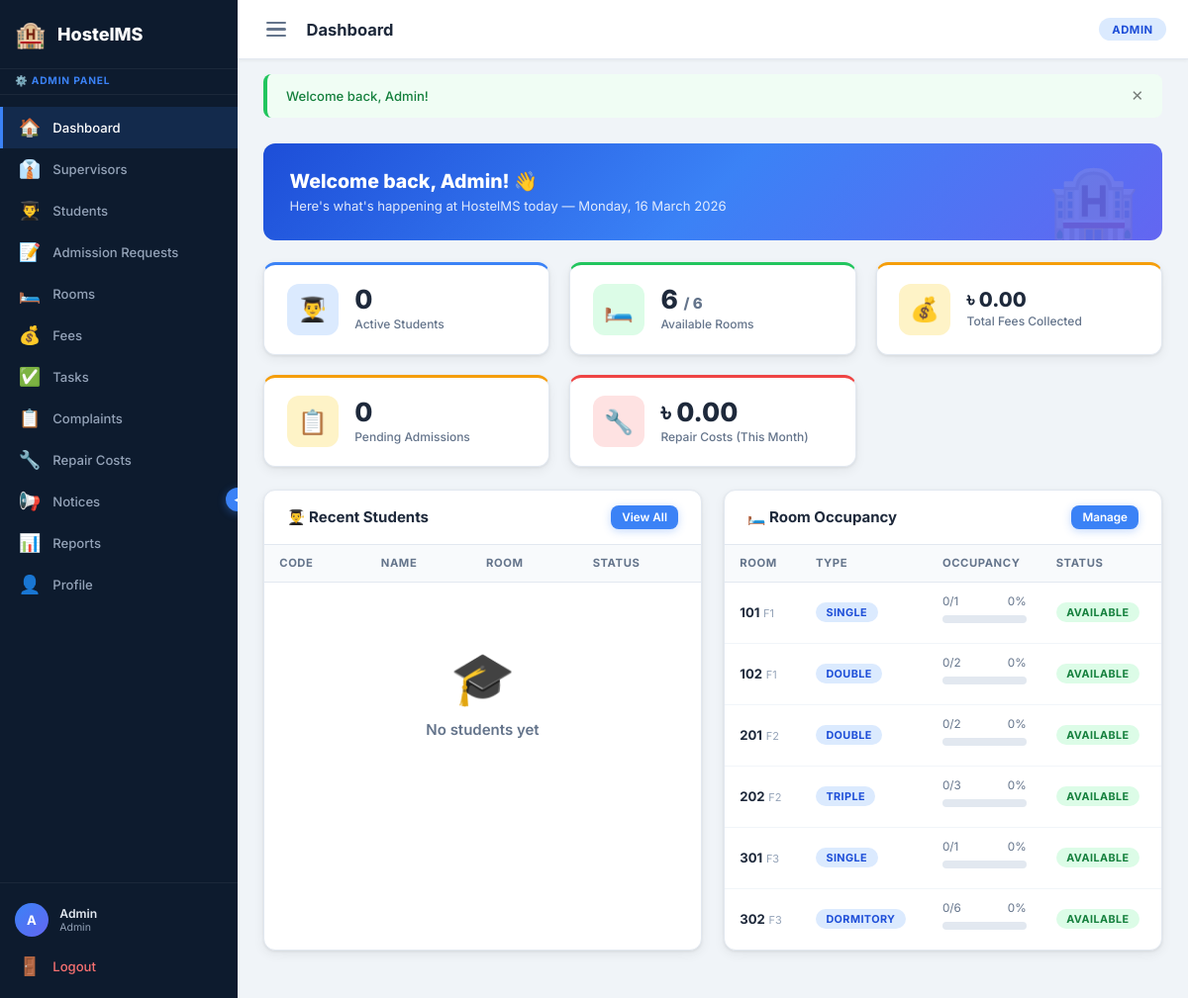
/dashboard.php (signed in), run on the app's committed database.
### tables this page shows
CREATE TABLE IF NOT EXISTS rooms (
    room_id      INT UNSIGNED   NOT NULL AUTO_INCREMENT,
    room_number  VARCHAR(20)    NOT NULL,
    floor        TINYINT        NOT NULL DEFAULT 1,
    type         ENUM('single','double','triple','dormitory') NOT NULL DEFAULT 'single',
    capacity     TINYINT        NOT NULL DEFAULT 1,
    occupied     TINYINT        NOT NULL DEFAULT 0,
    monthly_fee  DECIMAL(10,2)  NOT NULL DEFAULT 0.00,
    status       ENUM('available','full','maintenance') NOT NULL DEFAULT 'available',
    amenities    TEXT           DEFAULT NULL,
    created_at   DATETIME       NOT NULL DEFAULT CURRENT_TIMESTAMP,
    PRIMARY KEY (room_id),
    UNIQUE KEY uq_rooms_number (room_number)
);

### includes/functions.php (called while the page is built, shortened)
<?php
function getFlash(): ?array {
    if (isset($_SESSION['flash'])) {
        $flash = $_SESSION['flash'];
        return $flash;
    }
    return null;
}
function formatCurrency($amount): string {
    return '৳ ' . number_format((float)$amount, 2);
}
function e(?string $str): string {
    return htmlspecialchars((string)$str, ENT_QUOTES | ENT_HTML5, 'UTF-8');
}

### dashboard.php (the view, shortened to what this page needs)
<?php
$pageTitle = 'Dashboard';
require_once __DIR__ . '/includes/header.php';
$r = $conn->query("SELECT COUNT(*) AS cnt FROM students WHERE status = 'active'");
$totalStudents = (int)$r->fetch_assoc()['cnt'];
$r = $conn->query("SELECT COUNT(*) AS total, SUM(status = 'available') AS avail FROM rooms");
$roomRow = $r->fetch_assoc();
$totalRooms = (int)$roomRow['total'];
$availRooms = (int)$roomRow['avail'];
$r = $conn->query("SELECT COALESCE(SUM(amount), 0) AS total FROM fees WHERE status = 'paid'");
$totalFees = (float)$r->fetch_assoc()['total'];
$r = $conn->query("SELECT COUNT(*) AS cnt FROM admission_requests WHERE status = 'pending'");
$pendingAdmissions = (int)$r->fetch_assoc()['cnt'];
$r = $conn->query("SELECT COALESCE(SUM(amount), 0) AS total FROM repair_costs WHERE MONTH(repair_date) = MONTH(CURRENT_DATE()) AND YEAR(repair_date) = YEAR(CURRENT_DATE())");
$monthlyRepairCosts = (float)$r->fetch_assoc()['total'];
$recentStudents = $conn->query("
    SELECT s.student_code, s.name, s.status, s.created_at,
           COALESCE(r.room_number, '—') AS room_number
    FROM students s
    LEFT JOIN rooms r ON s.room_id = r.room_id
    ORDER BY s.created_at DESC
    LIMIT 5
");
$roomOccupancy = $conn->query("
    SELECT room_number, floor, type, capacity, occupied, status
    FROM rooms
    ORDER BY floor ASC, room_number ASC
");
function statusBadge(string $status): string {
    $map = [
        'active'      => 'success',
        'available'   => 'success',
        'checked_out' => 'secondary',
        'suspended'   => 'danger',
        'full'        => 'danger',
        'maintenance' => 'warning',
    ];
    $cls = $map[$status] ?? 'secondary';
    return '<span class="badge badge-' . $cls . '">' . ucfirst(str_replace('_', ' ', $status)) . '</span>';
}
?>
<div class="welcome-card">
    <h2>Welcome back, <?= e($_SESSION['name']) ?>! 👋</h2>
    <p>Here's what's happening at HostelMS today — <?= date('l, d F Y') ?></p>
</div>
<div class="stats-grid" style="grid-template-columns: repeat(3, 1fr); gap: 20px; margin-bottom: 20px;">
    <div class="stat-card stat-card-blue">
        <div class="stat-icon-box stat-icon-blue">👨‍🎓</div>
        <div class="stat-info">
            <div class="stat-value"><?= $totalStudents ?></div>
            <div class="stat-label">Active Students</div>
        </div>
    </div>
    <div class="stat-card stat-card-green">
        <div class="stat-icon-box stat-icon-green">🛏️</div>
        <div class="stat-info">
            <div class="stat-value"><?= $availRooms ?> <span style="font-size:1rem;color:#64748b;">/ <?= $totalRooms ?></span></div>
            <div class="stat-label">Available Rooms</div>
        </div>
    </div>
    <div class="stat-card stat-card-amber">
        <div class="stat-icon-box stat-icon-amber">💰</div>
        <div class="stat-info">
            <div class="stat-value" style="font-size:1.35rem;"><?= formatCurrency($totalFees) ?></div>
            <div class="stat-label">Total Fees Collected</div>
        </div>
    </div>
    <div class="stat-card stat-card-amber">
        <div class="stat-icon-box stat-icon-amber">📋</div>
        <div class="stat-info">
            <div class="stat-value"><?= $pendingAdmissions ?></div>
            <div class="stat-label">Pending Admissions</div>
        </div>
    </div>
    <div class="stat-card stat-card-red">
        <div class="stat-icon-box stat-icon-red">🔧</div>
        <div class="stat-info">
            <div class="stat-value"><?= formatCurrency($monthlyRepairCosts) ?></div>
            <div class="stat-label">Repair Costs (This Month)</div>
        </div>
    </div>
</div>
<div class="dashboard-grid">
    <div class="table-card">
        <div class="table-header">
            <span class="table-title">👨‍🎓 Recent Students</span>
            <a href="<?= BASE_URL ?>students.php" class="btn btn-sm btn-primary">View All</a>
        </div>
        <div class="table-responsive">
            <table>
                <thead>
                    <tr>
                        <th>Code</th>
                        <th>Name</th>
                        <th>Room</th>
                        <th>Status</th>
                    </tr>
                </thead>
                <tbody>
                <?php if ($recentStudents && $recentStudents->num_rows > 0): ?>
                    <?php while ($s = $recentStudents->fetch_assoc()): ?>
                    <tr>
                        <td><code style="font-size:0.78rem;color:#3b82f6;"><?= e($s['student_code']) ?></code></td>
                        <td><strong><?= e($s['name']) ?></strong></td>
                        <td><?= e($s['room_number']) ?></td>
                        <td><?= statusBadge($s['status']) ?></td>
                    </tr>
                    <?php endwhile; ?>
                <?php else: ?>
                    <tr>
                        <td colspan="4">
                            <div class="empty-state">
                                <span class="empty-state-icon">🎓</span>
                                <div class="empty-state-title">No students yet</div>
                            </div>
                        </td>
                    </tr>
                <?php endif; ?>
                </tbody>
            </table>
        </div>
    </div>
    <div class="table-card">
        <div class="table-header">
            <span class="table-title">🛏️ Room Occupancy</span>
            <a href="<?= BASE_URL ?>rooms.php" class="btn btn-sm btn-primary">Manage</a>
        </div>
        <div class="table-responsive">
            <table>
                <thead>
                    <tr>
                        <th>Room</th>
                        <th>Type</th>
                        <th>Occupancy</th>
                        <th>Status</th>
                    </tr>
                </thead>
                <tbody>
                <?php if ($roomOccupancy && $roomOccupancy->num_rows > 0): ?>
                    <?php while ($rm = $roomOccupancy->fetch_assoc()):
                        $pct = $rm['capacity'] > 0 ? round(($rm['occupied'] / $rm['capacity']) * 100) : 0;
                    ?>
                    <tr>
                        <td><strong><?= e($rm['room_number']) ?></strong> <small class="text-muted">F<?= e($rm['floor']) ?></small></td>
                        <td><span class="badge badge-info"><?= e(ucfirst($rm['type'])) ?></span></td>
                        <td>
                            <div class="occupancy-label" style="margin-bottom:3px;">
                                <span><?= e($rm['occupied']) ?>/<?= e($rm['capacity']) ?></span>
                                <span><?= $pct ?>%</span>
                            </div>
                            <div class="occupancy-bar">
                            </div>
                        </td>
                        <td><?= statusBadge($rm['status']) ?></td>
                    </tr>
                    <?php endwhile; ?>
                <?php endif; ?>
                </tbody>
            </table>
        </div>
    </div>
</div>
<?php require_once __DIR__ . '/includes/footer.php'; ?>

### includes/header.php (shortened to what this page needs)
<?php
require_once __DIR__ . '/functions.php';
$flash       = getFlash();
$currentRole = $_SESSION['role'] ?? 'student';
$currentName = $_SESSION['name'] ?? 'User';
$pageTitle   = $pageTitle ?? 'Dashboard';
$navLinks = match($currentRole) {
    'admin' => [
        ['Dashboard',         'dashboard.php',                '🏠'],
        ['Supervisors',       'admin/supervisors.php',        '👔'],
        ['Students',          'students.php',                 '👨‍🎓'],
        ['Admission Requests','admin/admission_requests.php', '📝'],
        ['Rooms',             'admin/rooms.php',              '🛏️'],
        ['Fees',              'fees.php',                     '💰'],
        ['Tasks',             'admin/tasks.php',              '✅'],
        ['Complaints',        'complaints.php',               '📋'],
        ['Repair Costs',      'admin/repair_costs.php',       '🔧'],
        ['Notices',           'notices.php',                  '📢'],
        ['Reports',           'admin/reports.php',            '📊'],
        ['Profile',           'profile.php',                  '👤'],
    ],
    'supervisor' => [
        ['Dashboard',         'supervisor/dashboard.php',     '🏠'],
        ['My Students',       'supervisor/students.php',      '👨‍🎓'],
        ['Room Changes',      'supervisor/room_changes.php',  '🔄'],
        ['Complaints',        'supervisor/complaints.php',    '📋'],
        ['My Tasks',          'supervisor/tasks.php',         '✅'],
        ['Notices',           'supervisor/notices.php',       '📢'],
        ['Chat',              'supervisor/chat.php',          '💬'],
        ['Profile',           'profile.php',                  '👤'],
    ],
    'student' => [
        ['Dashboard',         'student/dashboard.php',        '🏠'],
        ['My Complaint',      'student/complaints.php',       '📋'],
        ['Room Change',       'student/room_change.php',      '🔄'],
        ['Notices',           'student/notices.php',          '📢'],
        ['Chat',              'student/chat.php',             '💬'],
        ['Profile',           'profile.php',                  '👤'],
    ],
    default => [],
};
$currentUri = parse_url($_SERVER['REQUEST_URI'], PHP_URL_PATH) ?? '';
?>
<!DOCTYPE html>
<html lang="en">
<head>
    <link rel="stylesheet" href="<?= BASE_URL ?>css/style.css">
    <link rel="stylesheet" href="<?= BASE_URL ?>css/dashboard.css">
</head>
<body>
<aside class="sidebar" id="sidebar">
    <div class="sidebar-logo">
        <span class="sidebar-logo-icon">🏨</span>
        <span class="sidebar-logo-text">HostelMS</span>
    </div>
    <div class="sidebar-role-tag">
        <?php
        $roleLabel = match($currentRole) {
            'admin'      => '⚙️ Admin Panel',
            'supervisor' => '👔 Supervisor Panel',
            'student'    => '🎓 Student Portal',
            default      => ucfirst($currentRole),
        };
        echo e($roleLabel);
        ?>
    </div>
    <nav class="sidebar-nav">
        <?php foreach ($navLinks as [$label, $file, $icon]):
            $isActive = str_ends_with($currentUri, $file) ||
                        str_ends_with($currentUri, '/' . basename($file));
        ?>
            <a href="<?= BASE_URL . $file ?>"
               class="nav-item<?= $isActive ? ' active' : '' ?>"
               title="<?= e($label) ?>">
                <span class="nav-icon"><?= $icon ?></span>
                <span class="nav-label"><?= e($label) ?></span>
            </a>
        <?php endforeach; ?>
    </nav>
    <div class="sidebar-footer">
        <div class="sidebar-user">
            <div class="sidebar-user-avatar"><?= strtoupper(substr($currentName, 0, 1)) ?></div>
            <div class="sidebar-user-info">
                <div class="sidebar-user-name"><?= e($currentName) ?></div>
                <div class="sidebar-user-role"><?= e(ucfirst($currentRole)) ?></div>
            </div>
        </div>
        <a href="<?= BASE_URL ?>logout.php" class="nav-item nav-logout" title="Logout">
            <span class="nav-icon">🚪</span>
            <span class="nav-label">Logout</span>
        </a>
    </div>
    <button class="sidebar-collapse-btn" id="sidebarCollapseBtn" aria-label="Collapse sidebar">
        <span>◀</span>
    </button>
</aside>
<div class="main-wrapper" id="mainWrapper">
    <header class="topbar">
        <div class="topbar-left">
            <button class="topbar-toggle" id="topbarToggle" aria-label="Toggle sidebar">
                <span class="hamburger"></span>
                <span class="hamburger"></span>
                <span class="hamburger"></span>
            </button>
            <h2 class="topbar-title"><?= e($pageTitle) ?></h2>
        </div>
        <div class="topbar-right">
            <span class="role-badge role-<?= e($currentRole) ?>"><?= e(ucfirst($currentRole)) ?></span>
        </div>
    </header>
    <?php if ($flash): ?>
        <div class="alert alert-<?= e($flash['type']) ?>" id="flashAlert">
            <?= e($flash['message']) ?>
            <button class="alert-close" onclick="this.parentElement.remove()">✕</button>
        </div>
    <?php endif; ?>
    <main class="main-content">

### includes/footer.php (shortened to what this page needs)
    </main>
</div>
</body>
</html>

### css/dashboard.css (style rules this page uses)
.stat-card-blue { border-top: 3px solid var(--blue); }
.stat-card-green { border-top: 3px solid var(--green); }
.stat-card-amber { border-top: 3px solid var(--amber); }
.stat-card-red { border-top: 3px solid var(--red); }
.dashboard-grid { display: grid; grid-template-columns: 1fr 1fr; gap: 1.5rem; margin-top: 1.5rem; }
.occupancy-bar { background: #e2e8f0; border-radius: 999px; height: 8px; overflow: hidden; margin: 0.5rem 0; }
.occupancy-label { display: flex; justify-content: space-between; font-size: 0.78rem; color: var(--text-secondary); }
.welcome-card { background: linear-gradient(135deg, #1d4ed8 0%, #3b82f6 50%, #6366f1 100%); color: white; border-radius: var(--radius); padding: 1.75rem; margin-bottom: 1.5rem; position: relative; overflow: hidden; }
.welcome-card::after { content: '🏨'; position: absolute; right: 1.5rem; bottom: -0.5rem; font-size: 5rem; opacity: 0.12; pointer-events: none; }
.welcome-card h2 { font-size: 1.3rem; font-weight: 800; }
.welcome-card p { font-size: 0.875rem; opacity: 0.85; margin-top: 0.35rem; }

### data on the page
rooms: room_number "101", floor "1", type "SINGLE", occupied "0", capacity "1", status "AVAILABLE"
rooms: room_number "102", floor "1", type "DOUBLE", occupied "0", capacity "2", status "AVAILABLE"
rooms: room_number "201", floor "2", type "DOUBLE", occupied "0", capacity "2", status "AVAILABLE"
rooms: room_number "202", floor "2", type "TRIPLE", occupied "0", capacity "3", status "AVAILABLE"
rooms: room_number "301", floor "3", type "SINGLE", occupied "0", capacity "1", status "AVAILABLE"
rooms: room_number "302", floor "3", type "DORMITORY", occupied "0", capacity "6", status "AVAILABLE"

### other printed values
$roleLabel "⚙️ ADMIN PANEL"
$icon "🏠"
$label "Dashboard"
$icon "👔"
$label "Supervisors"
$icon "👨‍🎓"
$label "Students"
$icon "📝"
$label "Admission Requests"
$icon "🛏️"
$label "Rooms"
$icon "💰"
$label "Fees"
$icon "✅"
$label "Tasks"
